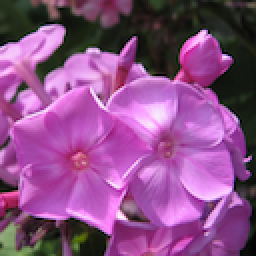
#> input picture flowers/0002.png, 128 x 128 px (shown 2 times larger); its folder holds 4 pictures in this run
$ python main.py
#> lines starting #> are read from the running program, lines starting #| are printed output that depends on the picture
### preprocess.py
from PIL import Image
import numpy as np
import os

def preprocess_images(image_folder):
#> called with image_folder = 'flowers'
    image_files = [f for f in os.listdir(image_folder) if f.endswith('.jpg') or f.endswith('.png')]
    images = []

    for image_file in image_files:
        image_path = os.path.join(image_folder, image_file)
        with Image.open(image_path) as img:
            # Resize image to a larger size if needed (e.g., 128x128)
#> img is the input picture: PIL image 128x128 RGBA; mean R, G, B, A 139.8, 78.9, 135.1, 255
            img = img.resize((128, 128))
            # Convert image to grayscale
            img = img.convert('L')
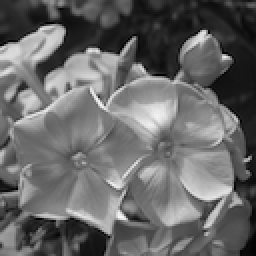
#> img: PIL image 128x128 L (shown 2 times larger); min 0, max 248, mean 103.5
            # Convert image to a numpy array and normalize pixel values
            image_array = np.array(img, dtype=np.float32) / 255.0  # Normalizing to range [0, 1]
            images.append(image_array.flatten())
#> pass 2 of the loop in preprocess_images, `for image_file in image_files:`:
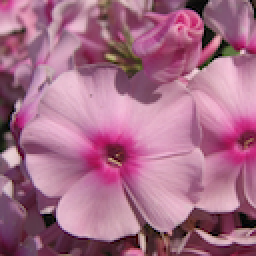
#> input picture flowers/0004.png, 128 x 128 px (shown 2 times larger)
#> in preprocess_images, img is the input picture: PIL image 128x128 RGBA; mean R, G, B, A 167.2, 108.8, 135.8, 255
#> in preprocess_images, `img = img.convert('L')`:
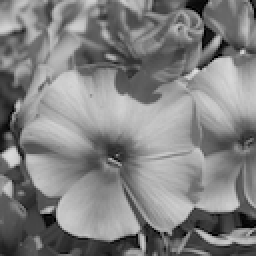
#> img: PIL image 128x128 L (shown 2 times larger); min 0, max 222, mean 129.3
#> pass 3 of the loop in preprocess_images, `for image_file in image_files:`:
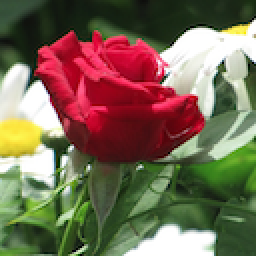
#> input picture flowers/0006.png, 128 x 128 px (shown 2 times larger)
#> in preprocess_images, img is the input picture: PIL image 128x128 RGBA; mean R, G, B, A 120.3, 104.4, 82.8, 255
#> in preprocess_images, `img = img.convert('L')`:
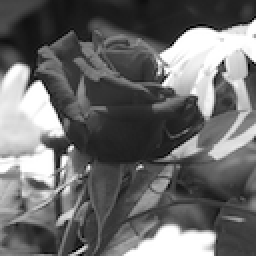
#> img: PIL image 128x128 L (shown 2 times larger); min 0, max 255, mean 106.7
#> the loop made 4 passes; the first 3 are shown

    return np.array(images)

### pca.py
import numpy as np
from sklearn.decomposition import PCA

def apply_pca(images, n_components):
    # Initialize PCA
    pca = PCA(n_components=n_components)

    # Fit and transform the images
    transformed_images = pca.fit_transform(images)

    # Print explained variance ratio
    print(f"Explained variance ratio: {np.sum(pca.explained_variance_ratio_)}")

    return transformed_images, pca

### visualize.py
import matplotlib.pyplot as plt

def reconstruct_images(pca_model, transformed_images):
    # Inverse transform to get back to the original space
    reconstructed_images = pca_model.inverse_transform(transformed_images)

    return reconstructed_images

# [12 lines left out: function visualize_images, not called in this run]

### main.py
import numpy as np
from pca import apply_pca
from visualize import reconstruct_images, visualize_images
from preprocess import preprocess_images
from sklearn.metrics import mean_squared_error
from skimage.metrics import structural_similarity as ssim

def compute_metrics(original_image, reconstructed_image):
    mse_value = mean_squared_error(original_image, reconstructed_image)
    ssim_value = ssim(original_image, reconstructed_image, data_range=reconstructed_image.max() - reconstructed_image.min())

    return mse_value, ssim_value

def main():
    image_folder = 'flowers'
    images = preprocess_images(image_folder)

    print(f"Number of samples: {len(images)}")
    print(f"Number of features: {images.shape[1]}")
#| Number of features: 16384

    n_components = min(190, len(images) - 1)

    transformed_images, pca_model = apply_pca(images, n_components=n_components)

    reconstructed_images = reconstruct_images(pca_model, transformed_images)

    index = 50
#> (the run stopped early here; a loop or call above may not have finished)
